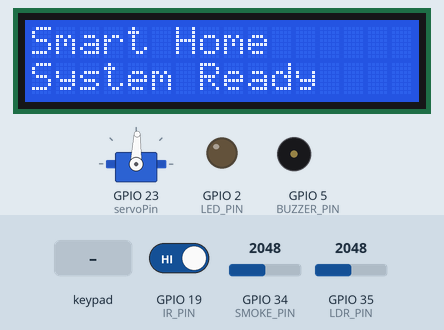
The sketch below on a simulated ESP32. Parts: servo, 16×2 character LCD, output pins drawn as LEDs (lit = HIGH), buzzer (waves = sounding, pin HIGH). The test bench sets the inputs (shaded band); at power-on: GPIO 34 (SMOKE_PIN) = 2048, GPIO 35 (LDR_PIN) = 2048, GPIO 19 (IR_PIN) HIGH. WiFi joins after 1.5 s; servers stay silent unless stated; no MQTT or app messages arrive unless stated; servo pulses on a pin are drawn as a servo (544–2400 µs = 0–180°); what the sketch prints to the serial monitor is not drawn.

Above: at 1.6 s.
At 4.8 s:
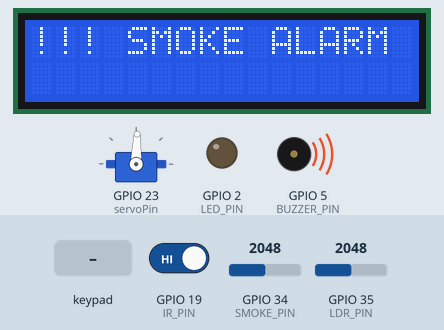
4.9 s: keypad keys 1 2 3 4 # pressed 0.4 s apart
At 6.67 s:
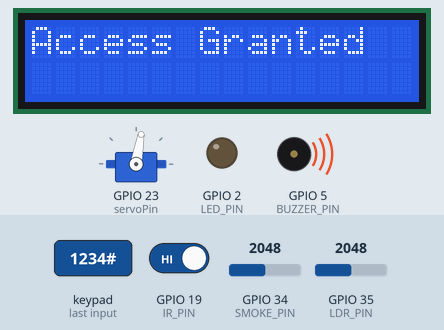
9.2 s: GPIO 34 (SMOKE_PIN) set to 523
10.7 s: GPIO 34 (SMOKE_PIN) set to 451
At 12.4 s:
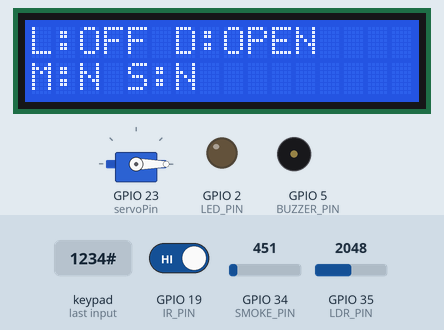
13.7 s: GPIO 35 (LDR_PIN) set to 1054
15.7 s: GPIO 35 (LDR_PIN) set to 972
At 17.0 s:
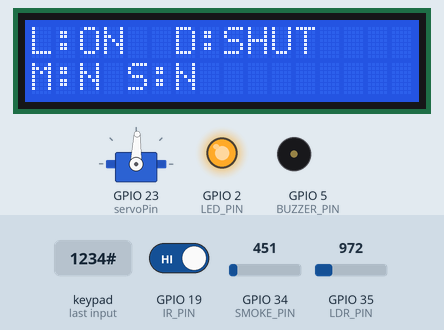
17.3 s: GPIO 19 (IR_PIN) driven LOW
At 18.2 s:
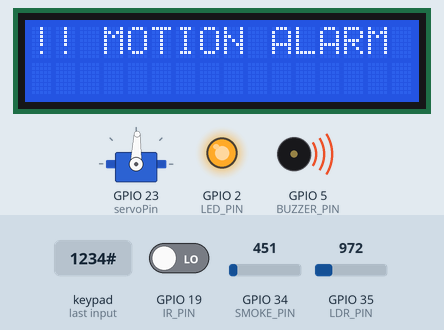
Timing chart, 0 to 19.9 s (numbered marks = the images above; inputs shaded):
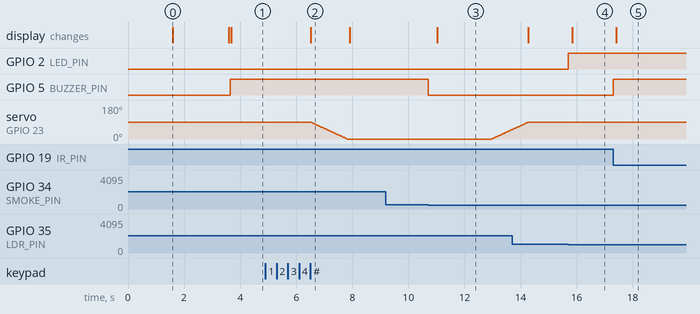

Measured:
- the behaviour switches between 501 and 500 on GPIO 34 (SMOKE_PIN) (found by bisection; images 2 and 3)
- the behaviour switches between 1000 and 999 on GPIO 35 (LDR_PIN) (found by bisection; images 3 and 4)
- after the input at 4.9 s, servo on GPIO 23 (servoPin): moves from 88° to 0° over 1.3 s, starting after 1.7 s; the display: changes after 1.6 s (image 2)
- after the input at 10.7 s, GPIO 5 (BUZZER_PIN): HIGH → LOW at once; the display: changes after 0.33 s (image 3)
- after the input at 15.7 s, GPIO 2 (LED_PIN): LOW → HIGH at once; the display: changes after 0.15 s (image 4)
- after the input at 17.3 s, GPIO 5 (BUZZER_PIN): LOW → HIGH at once; the display: changes after 0.12 s (image 5)
- what the display in image 0 shows lasts 2.0 s, from 1.6 s to 3.6 s

The sketch:

safehouse_esp32.ino
```cpp
#include <Arduino.h>
#include <WiFi.h>
#include <WiFiClientSecure.h>
#include <PubSubClient.h>
#include <ESP32Servo.h>
#include <Keypad.h>
#include <LiquidCrystal_I2C.h>
#include <ArduinoJson.h>   // added for JSON

// WiFi credentials
const char* ssid = "Kayan Space";
const char* password = "Kayan12345";

// HiveMQ Cloud credentials
const char* mqtt_server = "195bdf59edc94f0f82ca8280f9aeea8c.s1.eu.hivemq.cloud";
const int mqtt_port = 8883;  // TLS port
const char* mqtt_user = "Morse";
const char* mqtt_pass = "Morsesama9";

#define IR_PIN 19
#define LED_PIN 2
#define LDR_PIN 35
#define BUZZER_PIN 5
#define SMOKE_PIN 34

int servoPin = 23;
const int freq = 50;
const int resolution = 16;

uint32_t angleToDuty(int angle) {
  uint32_t us = map(angle, 0, 180, 500, 2400);
  uint32_t maxDuty = (1UL << resolution) - 1;
  return (us * maxDuty) / 20000UL;
}

bool isDark = false;
bool ledOn = false;
bool motionDetected = false;
bool smokeDetected = false;

bool smokeAlarmActive = false;
bool motionAlarmActive = false;

unsigned long lastPublishTime = 0;
const int PUBLISH_INTERVAL = 1000;

const int LIGHT_THRESHOLD = 1000;
const int SMOKE_THRESHOLD = 500;

// ====== Keypad Setup ======
const byte ROWS = 4;
const byte COLS = 4;
char keys[ROWS][COLS] = {
  {'1','2','3','A'},
  {'4','5','6','B'},
  {'7','8','9','C'},
  {'*','0','#','D'}
};
byte rowPins[ROWS] = {13, 12, 14, 27};
byte colPins[COLS] = {26, 25, 33, 32};
Keypad keypad = Keypad(makeKeymap(keys), rowPins, colPins, ROWS, COLS);

// ====== LCD Setup ======
LiquidCrystal_I2C lcd(0x27, 16, 2);
unsigned long lastUpdate = 0;

// Password logic
String inputPassword = "";
String correctPassword = "1234";
bool doorOpen = false;
unsigned long doorOpenTime = 0;
const unsigned long DOOR_OPEN_DURATION = 5000; // auto close after 5s

WiFiClientSecure espClient;
PubSubClient client(espClient);

void setup() {
  Serial.begin(115200);

  pinMode(IR_PIN, INPUT);
  pinMode(LED_PIN, OUTPUT);
  pinMode(BUZZER_PIN, OUTPUT);

  setup_wifi();
  espClient.setInsecure();
  client.setServer(mqtt_server, mqtt_port);
  client.setCallback(callback);

  digitalWrite(LED_PIN, LOW);

  ledcAttach(servoPin, freq, resolution);
  ledcWrite(servoPin, angleToDuty(90)); // start closed (REVERSED: now 180°)

  // LCD Init
  lcd.init();
  lcd.backlight();
  lcd.setCursor(0, 0);
  lcd.print("Smart Home");
  lcd.setCursor(0, 1);
  lcd.print("System Ready");
  delay(2000);
  lcd.clear();

  Serial.println("Smart Home Security System Started");
}

void loop() {
  if (!client.connected()) reconnect();
  client.loop();

  readSensors();
  handleSmoke();
  handleLighting();
  handleMotion();

  handleKeypad();

  // auto-close door after time
  if (doorOpen && millis() - doorOpenTime > DOOR_OPEN_DURATION) {
    for (int a = 0; a <= 90; a++) { // REVERSED: close by going from 0° to 180°
      ledcWrite(servoPin, angleToDuty(a));
      delay(15);
    }
    doorOpen = false;
    Serial.println("Door auto-closed");
  }

  unsigned long now = millis();
  if (now - lastPublishTime >= PUBLISH_INTERVAL) {
    publishData();
    lastPublishTime = now;
  }

  // Update LCD every 500ms
  if (millis() - lastUpdate > 500) {
    updateDisplay();
    lastUpdate = millis();
  }
}

void readSensors() {
  int smokeLevel = analogRead(SMOKE_PIN);
  smokeDetected = (smokeLevel > SMOKE_THRESHOLD);

  int lightLevel = analogRead(LDR_PIN);
  isDark = (lightLevel < LIGHT_THRESHOLD);

  motionDetected = !digitalRead(IR_PIN);

  Serial.print("Smoke: "); Serial.print(smokeLevel);
  Serial.print(", Light: "); Serial.print(lightLevel);
  Serial.print(", Motion: "); Serial.print(motionDetected);
  Serial.println();
}

void handleSmoke() {
  if (smokeDetected && !smokeAlarmActive) {
    smokeAlarmActive = true;
    digitalWrite(BUZZER_PIN, HIGH);
    Serial.println("SMOKE DETECTED! Alarm ON");
  } else if (!smokeDetected && smokeAlarmActive) {
    smokeAlarmActive = false;
    digitalWrite(BUZZER_PIN, LOW);
    Serial.println("Smoke cleared. Alarm OFF");
  }
}

void handleLighting() {
  if (isDark && !ledOn) {
    ledOn = true;
    digitalWrite(LED_PIN, HIGH);
    Serial.println("Dark detected. LED ON");
  } else if (!isDark && ledOn) {
    ledOn = false;
    digitalWrite(LED_PIN, LOW);
    Serial.println("Light detected. LED OFF");
  }
}

void handleMotion() {
  if (motionDetected && !motionAlarmActive) {
    motionAlarmActive = true;
    digitalWrite(BUZZER_PIN, HIGH);
    Serial.println("MOTION DETECTED! - ALARM!");
  } else if (!motionDetected && motionAlarmActive) {
    motionAlarmActive = false;
    digitalWrite(BUZZER_PIN, LOW);
    Serial.println("Motion stopped. Alarm cleared.");
  }
}

void handleKeypad() {
  char key = keypad.getKey();
  if (key) {
    Serial.print("Key pressed: ");
    Serial.println(key);

    if (key == '#') {  // Enter
      if (inputPassword == correctPassword) {
        Serial.println("Password correct - opening door");
        lcd.clear();
        lcd.print("Access Granted");
        for (int a = 90; a >= 0; a--) { // REVERSED: open by going from 180° to 0°
          ledcWrite(servoPin, angleToDuty(a));
          delay(15);
        }
        doorOpen = true;
        doorOpenTime = millis();
      } else {
        Serial.println("Wrong password!");
        lcd.clear();
        lcd.print("Wrong Password");
        delay(1000);
      }
      inputPassword = "";
    } else if (key == '*') {
      inputPassword = "";
      Serial.println("Password cleared");
    } else {
      inputPassword += key;
    }
  }
}

// PUBLISH JSON DATA
void publishData() {
  StaticJsonDocument<200> doc;
  doc["smoke"] = smokeDetected ? 1 : 0;
  doc["light"] = isDark ? "dark" : "light";
  doc["motion"] = motionDetected ? 1 : 0;
  doc["door"] = doorOpen ? "open" : "closed";

  char buffer[200];
  serializeJson(doc, buffer);

  client.publish("safehouse/data", buffer);
  Serial.print("Published JSON: ");
  Serial.println(buffer);
}

// SUBSCRIBE JSON COMMANDS
void callback(char* topic, byte* payload, unsigned int length) {
  String msg;
  for (unsigned int i = 0; i < length; i++) msg += (char)payload[i];

  Serial.print("Message arrived [");
  Serial.print(topic);
  Serial.print("] ");
  Serial.println(msg);

  StaticJsonDocument<200> doc;
  DeserializationError error = deserializeJson(doc, msg);
  if (error) {
    Serial.println("JSON parse failed");
    return;
  }

  if (doc.containsKey("servo")) {
    String command = doc["servo"];
    if (command == "open") {
      for (int a = 90; a >= 0; a--) { // REVERSED: open by going from 180° to 0°
        ledcWrite(servoPin, angleToDuty(a));
        delay(15);
      }
      doorOpen = true;
      doorOpenTime = millis();
      Serial.println("Servo OPEN");
    } else if (command == "close") {
      for (int a = 0; a <= 90; a++) { // REVERSED: close by going from 0° to 180°
        ledcWrite(servoPin, angleToDuty(a));
        delay(15);
      }
      doorOpen = false;
      Serial.println("Servo CLOSE");
    }
  }
}

void updateDisplay() {
  lcd.clear();

  if (smokeAlarmActive) {
    lcd.setCursor(0, 0);
    lcd.print("!!! SMOKE ALARM");
  } else if (motionAlarmActive) {
    lcd.setCursor(0, 0);
    lcd.print("!! MOTION ALARM");
  } else if (inputPassword.length() > 0) {
    lcd.setCursor(0, 0);
    lcd.print("Enter Password:");
    lcd.setCursor(0, 1);
    for (int i = 0; i < inputPassword.length(); i++) {
      lcd.print("*");
    }
  } else {
    lcd.setCursor(0, 0);
    lcd.print("L:");
    lcd.print(ledOn ? "ON " : "OFF");
    lcd.print(" D:");
    lcd.print(doorOpen ? "OPEN " : "SHUT");

    lcd.setCursor(0, 1);
    lcd.print("M:");
    lcd.print(motionDetected ? "Y " : "N ");
    lcd.print("S:");
    lcd.print(smokeDetected ? "Y" : "N");
  }
}

void setup_wifi() {
  delay(10);
  Serial.println("Connecting to WiFi...");
  WiFi.begin(ssid, password);
  while (WiFi.status() != WL_CONNECTED) {
    delay(500);
    Serial.print(".");
  }
  Serial.println("\nWiFi connected");
}

void reconnect() {
  while (!client.connected()) {
    Serial.print("Connecting to MQTT...");
    if (client.connect("ESP32Client", mqtt_user, mqtt_pass)) {
      Serial.println("connected");
      client.subscribe("safehouse/servo");  // still listening, but expects JSON
    } else {
      Serial.print("failed, rc=");
      Serial.print(client.state());
      delay(2000);
    }
  }
}
```
